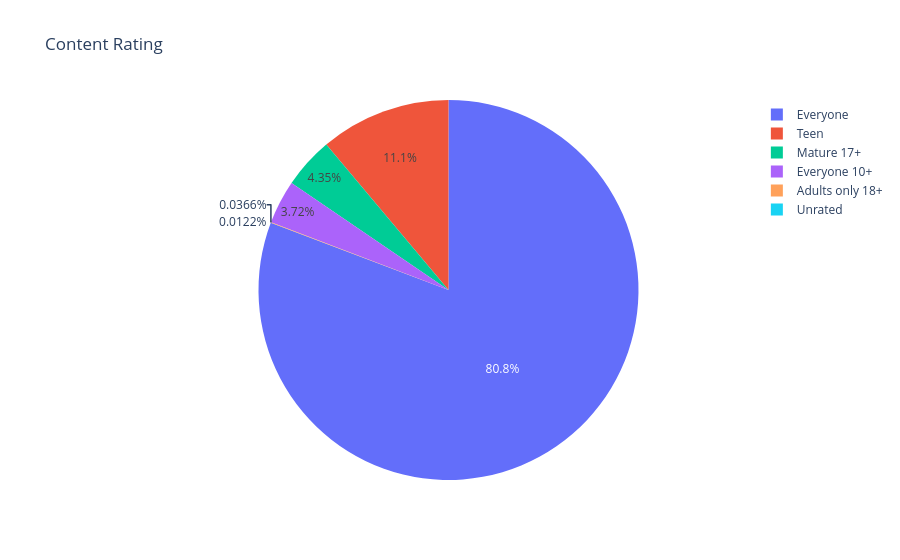

The cell this chart's notebook holds for it:
### Code cell
fig = px.pie(names=ratings.index, values=ratings.values, title="Content Rating")
fig.show()

### Figure 1 — Plotly figure (JSON) as saved in the notebook; plotly's stock layout.template omitted (floating-point values rounded to 4 significant figures)
{"data": [{"domain": {"x": [0, 1], "y": [0, 1]}, "hovertemplate": "label=%{label}<br>value=%{value}<extra></extra>", "labels": ["Everyone", "Teen", "Mature 17+", "Everyone 10+", "Adults only 18+", "Unrated"], "legendgroup": "", "name": "", "showlegend": true, "type": "pie", "values": [6621, 912, 357, 305, 3, 1]}], "layout": {"legend": {"tracegroupgap": 0}, "title": {"text": "Content Rating"}}}
